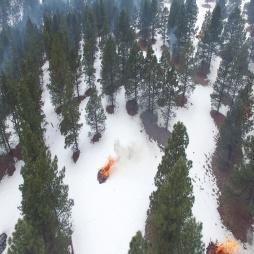
%> input picture Chicken Swarm Algortihm ImageEnhancement/cc.jpg, 254 x 254 px
$ octave UseCSOimg.m   (GNU Octave 9; MATLAB toolbox functions it lacks are replaced by stand-ins)
%> lines starting %> are read from the running program, lines starting %| are printed output that depends on the picture
### Chicken Swarm Algortihm ImageEnhancement/CSOimg.m
% -------------------------------------------------------------------------
% This is a simple demo version only implemented the basic idea of CSO for
% solving the unconstrained problem, namely Sphere function.
% The details about CSO are illustratred in the following paper.
% Xian-Bing Meng, et al. A new bio-inspired algorithm: Chicken Swarm
%    Optimization. The Fifth International Conference on Swarm Intelligence
%
% The parameters in CSO are presented as follows.
% FitFunc    % The objective function
% M          % Maxmimal generations (iterations)
% pop        % Population size
% dim        % Dimension
% G          % How often the chicken swarm can be updated.
% rPercent   % The population size of roosters accounts for "rPercent"
%   percent of the total population size
% hPercent   % The population size of hens accounts for "hPercent" percent
%  of the total population size
% mPercent   % The population size of mother hens accounts for "mPercent"
%  percent of the population size of hens
%
% Using the default value,CSO can be executed using the following code.
% [ bestX, fMin ] = CSO

% Main programs

function [ bestX, fMin ]= CSOimg( M,pop,dim, G,rPercent,hPercent,mPercent,hi,lamda,gamma,dh,sm )
%                               (500,100,256,10,0.15,   0.7,     0.5,     hir,lamda,gamma,D,xr);

% Display help
help CSOimg.m
%%%%%%%%%%%%%%%%%%%%%%%%%%%%%%%%%%%%%%%%%%%%%%%%%%%%%%%%%%%%%%%%%%%%%%%%%%%
% set the default parameters
if nargin < 1
%FitFunc = @Sphere;
%FitFunc = @Fun(u);
M = 50;
pop = 20;
dim = 256;
G = 5;
rPercent = 0.15;
hPercent = 0.7;
mPercent = 0.5;
end

rNum = round( pop * rPercent );    % The population size of roosters
hNum = round( pop * hPercent );    % The population size of hens
cNum = pop - rNum - hNum;          % The population size of chicks
mNum = round( hNum * mPercent );   % The population size of mother hens

lb= zeros( 1,dim );   % Lower bounds
ub= 255.*ones( 1,dim );    % Upper bounds

%%%%%%%%%%%%%%%%%%%%%%%%%%%%%%%%%%%%%%%%%%%%%%%%%%%%%%%%%%%%%%%%%%%%%%%%%%%
%Initialization
for i = 1 : pop
x( i, : ) = lb + (ub - lb) .* rand( 1, dim );
fit( i ) = FitFunc( x( i, : ),hi,lamda,gamma,dh,sm );
end
pFit = fit; % The individual's best fitness value
pX = x;     % The individual's best position corresponding to the pFit

[ fMin, bestIndex ] = min( fit );        % fMin denotes the global optimum
% bestX denotes the position corresponding to fMin
bestX = x( bestIndex, : );

%%%%%%%%%%%%%%%%%%%%%%%%%%%%%%%%%%%%%%%%%%%%%%%%%%%%%%%%%%%%%%%%%%%%%%%%%%%
% Start the iteration.

for t = 1 : M

% This parameter is to describe how closely the chicks would follow
% their mother to forage for food. In fact, there exist cNum chicks,
% thus only cNum values of FL would be used.
FL = rand( pop, 1 ) .* 0.4 + 0.5;

% The chicken swarm'status about hierarchal order, dominance
% relationship, mother-child relationship, the roosters, hens and the
% chicks in a group will remain stable during a period of time. These
% statuses can be updated every several (G) time steps.The parameter G
% is used to simulate the situation that the chicken swarm have been
% changed, including some chickens have died, or the chicks have grown
% up and became roosters or hens, some mother hens have hatched new
% offspring (chicks) and so on.

if mod( t, G ) == 1 || t == 1

[ ans, sortIndex ] = sort( pFit );
% How the chicken swarm can be divided into groups and the identity
% of the chickens (roosters, hens and chicks) can be determined all
% depend on the fitness values of the chickens themselves. Hence we
% use sortIndex(i) to describe the chicken, not the index i itself.

motherLib = randperm( hNum, mNum ) + rNum;
% Randomly select mNum hens which would be the mother hens.
% We assume that all roosters are stronger than the hens, likewise,
% hens are stronger than the chicks.In CSO, the strong is reflected
% by the good fitness value. Here, the optimization problems is
% minimal ones, thus the more strong ones correspond to the ones
% with lower fitness values.

% Given the fact the 1 : rNum chickens' fitness values maybe not
% the best rNum ones. Thus we use sortIndex( 1 : rNum ) to describe
% the roosters. In turn, sortIndex( (rNum + 1) :(rNum + 1 + hNum ))
% to describle the mother hens, .....chicks.

% Here motherLib include all the mother hens.

%%%%%%%%%%%%%%%%%%%%%%%%%%%%%%%%%%%%%%%%%%%%%%%%%%%%%%%%%%%%%%%%%%%%
% Randomly select each hen's mate, rooster. Hence we can determine
% which group each hen inhabits using "mate".Each rooster stands
% for a group.For simplicity, we assume that there exist only one
% rooster and at least one hen in each group.
mate = randpermF( rNum, hNum );

% Randomly select cNum chicks' mother hens
mother = motherLib( randi( mNum, cNum, 1 ) );
end

%%%%%%%%%%%%%%%%%%%%%%%%%%%%%%%%%%%%%%%%%%%%%%%%%%%%%%%%%%%%%%%%%%%%%%%%
for i = 1 : rNum                % Update the rNum roosters' values.

% randomly select another rooster different from the i (th) one.
anotherRooster = randiTabu( 1, rNum, i, 1 );
if( pFit( sortIndex( i ) ) <= pFit( sortIndex( anotherRooster ) ) )
tempSigma = 1;
else
tempSigma = exp( ( pFit( sortIndex( anotherRooster ) ) - ...
pFit( sortIndex( i ) ) ) / ( abs( pFit( sortIndex(i) ) )...
+ realmin ) );
end

x( sortIndex( i ), : ) = pX( sortIndex( i ), : ) .* ( 1 + ...
tempSigma .* randn( 1, dim ) );
x( sortIndex( i ), : ) = Bounds( x( sortIndex( i ), : ), lb, ub );
fit( sortIndex( i ) ) = FitFunc( x( sortIndex( i ), : ),hi,lamda,gamma,dh,sm );
end

for i = ( rNum + 1 ) : ( rNum + hNum )  % Update the hNum hens' values.

other = randiTabu( 1,  i,  mate( i - rNum ), 1 );
% randomly select another chicken different from the i (th)
% chicken's mate. Note that the "other" chicken's fitness value
% should be superior to that of the i (th) chicken. This means the
% i (th) chicken may steal the better food found by the "other"
% (th) chicken.

c1 = exp( ( pFit( sortIndex( i ) ) - pFit( sortIndex( mate( i - ...
rNum ) ) ) )/ ( abs( pFit( sortIndex(i) ) ) + realmin ) );

c2 = exp( ( -pFit( sortIndex( i ) ) + pFit( sortIndex( other ) )));

x( sortIndex( i ), : ) = pX( sortIndex( i ), : ) + ( pX(...
sortIndex( mate( i - rNum ) ), : )- pX( sortIndex( i ), : ) )...
.* c1 .* rand( 1, dim ) + ( pX( sortIndex( other ), : ) - ...
pX( sortIndex( i ), : ) ) .* c2 .* rand( 1, dim );
x( sortIndex( i ), : ) = Bounds( x( sortIndex( i ), : ), lb, ub );
fit( sortIndex( i ) ) = FitFunc( x( sortIndex( i ), : ),hi,lamda,gamma,dh,sm );
end
%added every thing from 0.4 to modify the original eq according to wu et al (2015)
% Improved Chicken Swarm Optimization from line 170
for i = ( rNum + hNum + 1 ) : pop    % Update the cNum chicks' values.
x( sortIndex( i ), : ) = pX( sortIndex( i ), : ) + ( pX( ...
sortIndex( mother( i - rNum - hNum ) ), : ) - ...
pX( sortIndex( i ), : ) ) .* FL( i );
x( sortIndex( i ), : ) = Bounds( x( sortIndex( i ), : ), lb, ub );
fit( sortIndex( i ) ) = FitFunc( x( sortIndex( i ), : ),hi,lamda,gamma,dh,sm );
end

%%%%%%%%%%%%%%%%%%%%%%%%%%%%%%%%%%%%%%%%%%%%%%%%%%%%%%%%%%%%%%%%%%%%%%%
% Update the individual's best fitness vlaue and the global best one

for i = 1 : pop
if ( fit( i ) < pFit( i ) )
pFit( i ) = fit( i );
pX( i, : ) = x( i, : );
end

if( pFit( i ) < fMin )
fMin = pFit( i );
bestX = pX( i, : );
end
end
end
% End of the main program

%%%%%%%%%%%%%%%%%%%%%%%%%%%%%%%%%%%%%%%%%%%%%%%%%%%%%%%%%%%%%%%%%%%%%%%%%%%
% The following functions are associated with the main program
%%%%%%%%%%%%%%%%%%%%%%%%%%%%%%%%%%%%%%%%%%%%%%%%%%%%%%%%%%%%%%%%%%%%%%%%%%%
% This function is the objective function

%function y = Sphere( x )
%y = sum( x .^ 2 );


function z = FitFunc(u,hi,lamda,gamma,dh,sm)
dh = dh*transpose(u);
dh = sum(dh);
s1 = sum((transpose(u)-hi).^2);
s2 = sum((transpose(u)-sm).^2);
s3 = sum(dh.^2);
z = s1 + lamda*s2 + gamma*s3;


% Application of simple limits/bounds
% [11 lines left out: function Bounds, not called in this run]

%--------------------------------------------------------------------------
% This function generate "dim" values, all of which are different from
%  the value of "tabu"
% [10 lines left out: function randiTabu, not called in this run]

%--------------------------------------------------------------------------
function result = randpermF( range, dim )
% The original function "randperm" in Matlab is only confined to the
% situation that dimension is no bigger than dim. This function is
% applied to solve that situation.

temp = randperm( range, range );
temp2 = randi( range, dim, 1 );
index = randperm( dim, ( dim - range ) );
result = [ temp, temp2( index )' ];

### Chicken Swarm Algortihm ImageEnhancement/UseCSOimg.m
%In this code, the two controlling parameters are lamda and gamma,
%increasing lamda increases contrast whereas increasing gamma,
%slowly(usually between 1000-100000) retains the overbrightness of white
%pixels.
%in original paper, the scholar hasn't used lamda in cdf function,
%hence thereby, restricting himself to increase lamda
%line 53 and 54 contains lamda and gamma respectively
clear all
for p=1:255
for q=1:256
if p==q
D(p,q) = -1;
elseif q==p+1
D(p,q) = 1;
else
D(p,q) = 0;
end
end
end

clc
i = imread('cc.jpg');
%> i is the input picture: size 254x254x3 uint8; mean R, G, B 131, 135.4, 136.8
r = i(:,:,1);
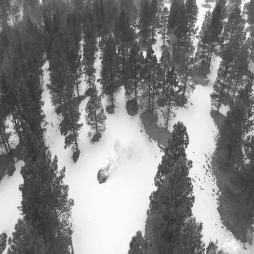
%> r: size 254x254 uint8; min 42, max 255, mean 131
g = i(:,:,2);
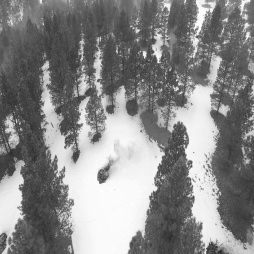
%> g: size 254x254 uint8; min 37, max 255, mean 135.4
b = i(:,:,3);
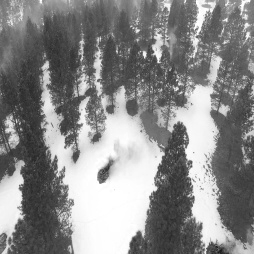
%> b: size 254x254 uint8; min 25, max 255, mean 136.8

[freqr xr] =  imhist(r);
%> freqr = 256 values, max 1189 at index 71, min 0 at index 1, mean 252; xr = 256 values from 0 to 255
[freqg xg] =  imhist(g);
%> freqg = 256 values, max 1453 at index 251, min 0 at index 1, mean 252; xg = 256 values from 0 to 255
[freqb xb] =  imhist(b);
%> freqb = 256 values, max 1365 at index 255, min 0 at index 1, mean 252; xb = 256 values from 0 to 255
size_of_image = size(r);
%> size_of_image = [254 254]
number_of_pixels = size_of_image(1)*size_of_image(2);
%> number_of_pixels = 64516

%--------------------------------------------------------------
lamda = 2; %contrast
gamma = 500;
%--------------------------------------------------------------

hir = freqr;            %for R
%> hir has the same summary as freqr
[freqr,fminr] = CSOimg(500, 100, 256 , 10, 0.15, 0.7, 0.5,hir,lamda,gamma,D,xr);
%> the loop in CSOimg, `for i = 1 : pop` made 100 passes
%> after the loop in CSOimg, `for i = 1 : pop`:
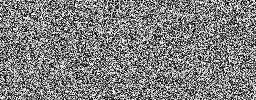
%> x: size 100x256 double; min 0.00374, max 255, mean 127.3
%> after the loop in CSOimg, `for i = 1 : pop`: fit = 100 values, max 60623114.2 at index 3, min 31359602.1 at index 6, mean 38915693.5
%> in CSOimg, `pFit = fit; % The individual's best fitness value`: pFit has the same summary as fit
%> in CSOimg, `[ fMin, bestIndex ] = min( fit );`: fMin = 31359602.1; bestIndex = 6
%> in CSOimg, `bestX = x( bestIndex, : );`: bestX = 256 values, max 254.5 at index 7, min 1.25 at index 99, mean 133.4
%> (the run ends here)
